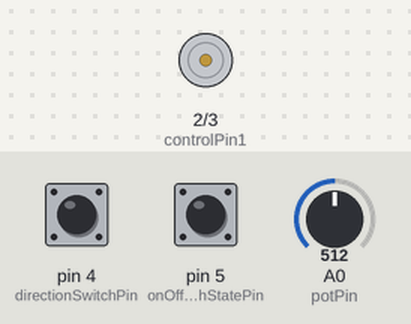
The sketch below on a simulated Arduino Uno, built with avr-gcc and run on an emulated ATmega328P. On the bench: motor-driver pin pairs drawn as motors (green arrow = first pin HIGH = forward, orange = second pin HIGH = backward, longer = more drive, scaled by the enable pin). The inputs (shaded band) are chosen by the test bench; at power-on: pin 4 (directionSwitchPin) LOW, pin 5 (onOffSwitchStatePin) LOW, A0 (potPin) = 512.

Above: at 1.2 s.
1.3 s: pin 4 (directionSwitchPin) pulled HIGH for 0.15 s
4.3 s: pin 5 (onOffSwitchStatePin) pulled HIGH for 0.15 s
At 5.5 s:
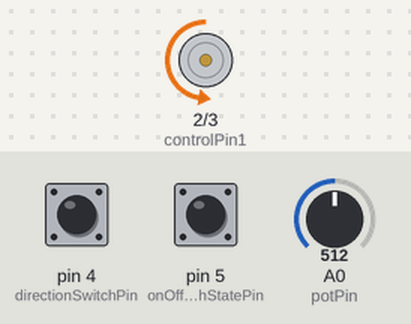
5.9 s: A0 (potPin) set to 716
At 6.7 s:
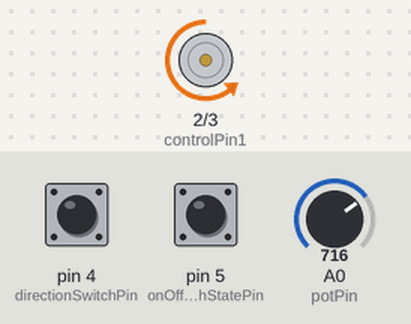
7.4 s: A0 (potPin) set to 900
At 7.9 s:
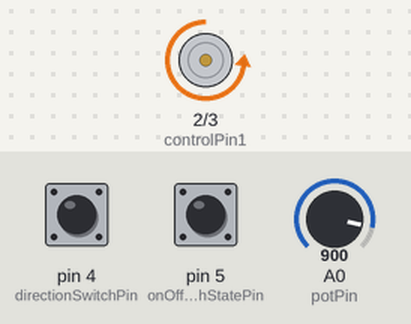
8.9 s: pin 4 (directionSwitchPin) pulled HIGH for 1 s
At 10.2 s:
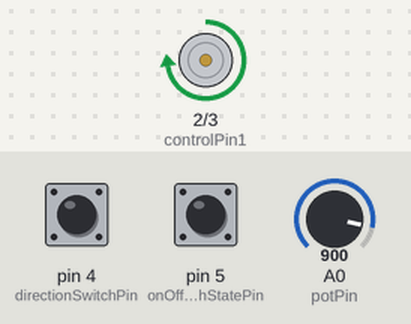
11.9 s: pin 5 (onOffSwitchStatePin) pulled HIGH for 1 s
At 12.5 s:
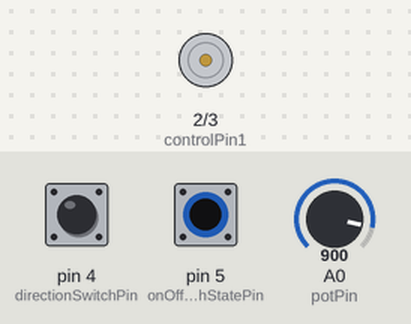
Timing chart, 0 to 14.9 s (numbered marks = the images above; inputs shaded):
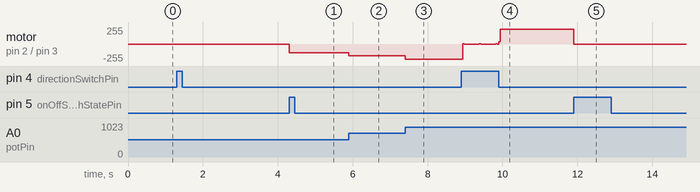

Measured:
- after the input at 4.3 s, motor on pin 2 (controlPin1) / pin 3 (controlPin2): stopped → backward 128/255 at once
- after the input at 5.9 s, motor on pin 2 (controlPin1) / pin 3 (controlPin2): backward 128/255 → backward 179/255 at once
- after the input at 7.4 s, motor on pin 2 (controlPin1) / pin 3 (controlPin2): backward 179/255 → backward 225/255 at once
- after the input at 8.9 s, motor on pin 2 (controlPin1) / pin 3 (controlPin2): backward 225/255 → backward 5/255 after 0.05 s, → forward 225/255 0.88 s later
- after the input at 11.9 s, motor on pin 2 (controlPin1) / pin 3 (controlPin2): forward 225/255 → stopped at once

The sketch:

sketch_project10.ino
```cpp
/*
  Arduino Starter Kit -- Project 10
 */

 const int controlPin1 = 2;
 const int controlPin2 = 3;
 const int enablePin = 9;
 const int directionSwitchPin = 4;
 const int onOffSwitchStatePin = 5;
 const int potPin = A0;

 int currOnOffSwitchState = 0;
 int prevOnOffSwitchState = 0;
 int currDirectionSwitchState = 0;
 int prevDirectionSwitchState = 0;

 int motorEnabled = 0;
 int motorSpeed = 0;
 int motorDirection = 1;

 void setup() {
   // Input pins
   pinMode(directionSwitchPin, INPUT);
   pinMode(onOffSwitchStatePin, INPUT);

   // Output pins
   pinMode(controlPin1, OUTPUT);
   pinMode(controlPin2, OUTPUT);
   pinMode(enablePin, OUTPUT);

   digitalWrite(enablePin, LOW);
 }

 void loop() {

   // Read current pin values
   currOnOffSwitchState = digitalRead(onOffSwitchStatePin);
   delay(1);
   currDirectionSwitchState = digitalRead(directionSwitchPin);
   motorSpeed = analogRead(potPin) / 4;

   if ((currOnOffSwitchState != prevOnOffSwitchState) && (currOnOffSwitchState == HIGH)) {
     motorEnabled = !motorEnabled;
   }

   if ((currDirectionSwitchState != prevDirectionSwitchState) && (currDirectionSwitchState == HIGH)) {
     motorDirection = !motorDirection;
   }

   if (motorDirection == 1) {
     digitalWrite(controlPin1, HIGH);
     digitalWrite(controlPin2, LOW);
   } else {
     digitalWrite(controlPin1, LOW);
     digitalWrite(controlPin2, HIGH);
   }

   if (motorEnabled == 1) {
     analogWrite(enablePin, motorSpeed);
   } else {
     analogWrite(enablePin, 0);
   }

   prevOnOffSwitchState = currOnOffSwitchState;
   prevDirectionSwitchState != currDirectionSwitchState;
 }
```
